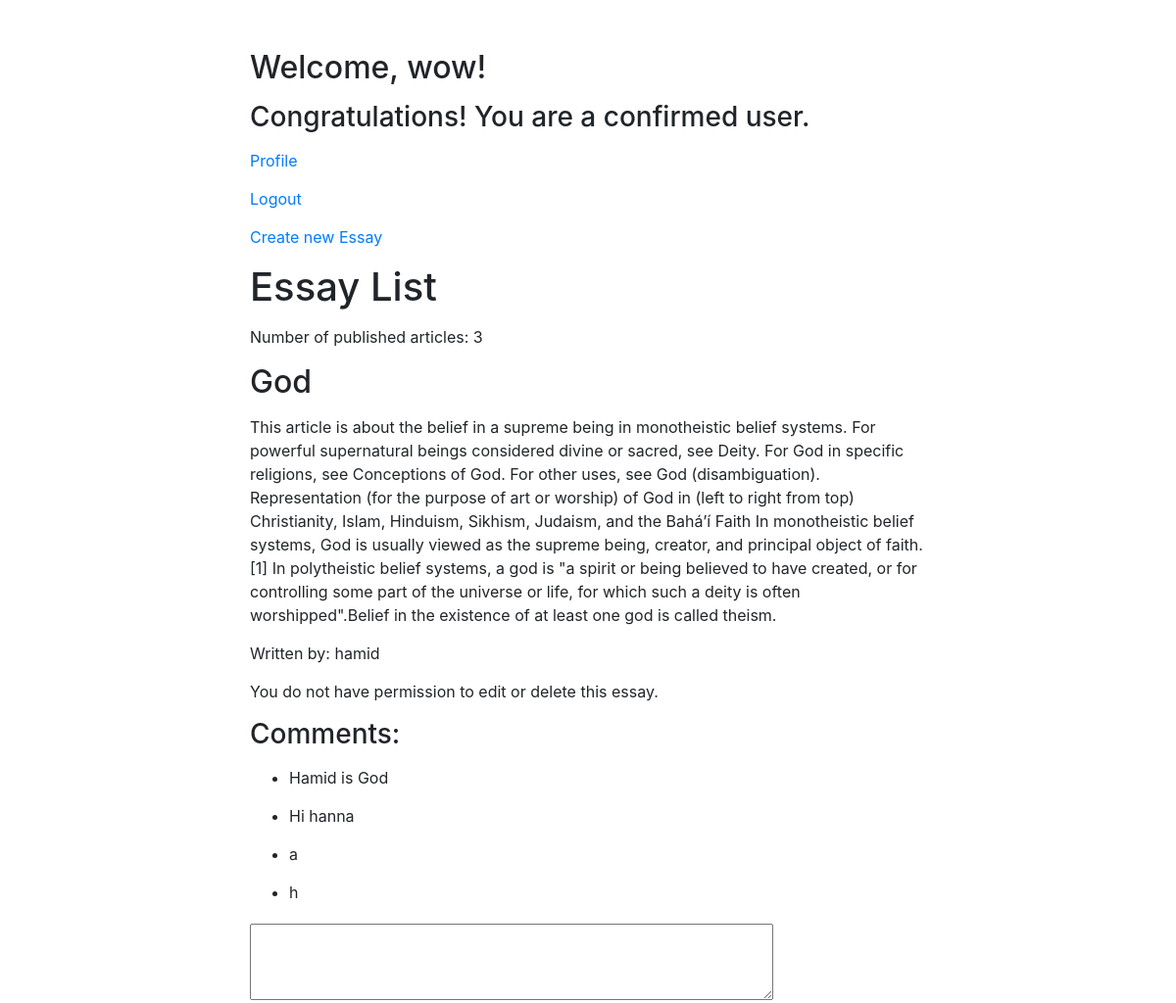
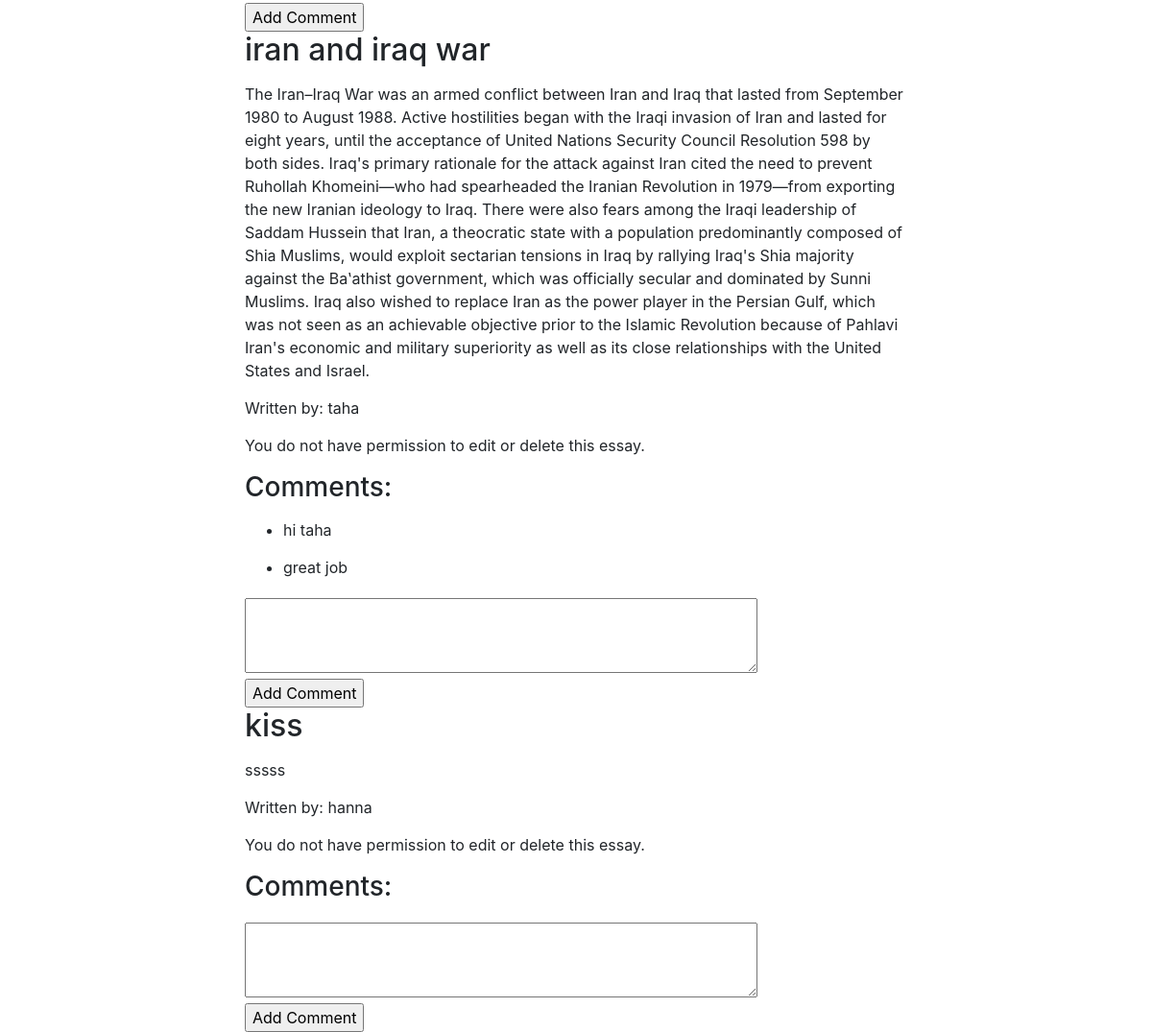
Screenshot of / (signed in) with the database file from the repository (2 pictures, top to bottom).
### essay/models.py (models this page shows, shortened)
class Essay(models.Model):
    author = models.ForeignKey(Profile_authors , null=True
                              ,on_delete=models.SET_NULL)
    title = models.CharField(max_length=100)
    content = models.TextField()
    timestamp = models.DateTimeField(auto_now_add=True)

class Comment(models.Model):
    essay = models.ForeignKey(Essay, on_delete=models.CASCADE)
    text = models.TextField()
    timestamp = models.DateTimeField(auto_now_add=True)
    is_approved = models.BooleanField(default=False)

### authors/models.py (models this page shows, shortened)
class Profile_authors(models.Model):
    user = models.OneToOneField(User,on_delete=models.CASCADE,null=True,blank=True)
    username = models.CharField(max_length=200,blank=True,null=True)
    email = models.EmailField(max_length=500,blank=True,null=True)
    bio =  models.TextField(max_length=100,blank=True,null=True)
    id = models.UUIDField(default=uuid.uuid4 , unique=True,primary_key=True,editable=False)
    confirmation = models.BooleanField(default=False)

### essay/views.py (the view)
# urls.py: path('', essay_list, name='essay_list'),
def essay_list(request):
    essays = Essay.objects.all()
    return render(request, 'essay_list.html', {'essays': essays})

### essay/templates/essay_list.html (shortened to what this page needs)
<!DOCTYPE html>
<html lang="en">
<head>
    <link href="https://maxcdn.bootstrapcdn.com/bootstrap/4.0.0/css/bootstrap.min.css" rel="stylesheet">
</head>
<body>
    <div class="container">
        {% if user.is_authenticated %}
            {% if user.is_superuser %}
                <h2>Welcome, Superuser {{ user.username }}!</h2>
                <p><a href="{% url 'logout' %}">Logout</a></p>
                <p><a href="{% url 'comment_approval_page' %}">Comment Approval Page</a></p>
                <p><a href="{% url 'confirmation' %}">Confirmation Authors Page</a></p>
            {% else %}
                <h2>Welcome, {{ user.username }}!</h2>
                {% if user.profile_authors.confirmation %}
                    <h3>Congratulations! You are a confirmed user.</h3>
                {% else %}
                    <h4>You are not yet confirmed.</h4>
                {% endif %}
                <p><a href="{% url 'profiles' %}">Profile</a></p>
                <p><a href="{% url 'logout' %}">Logout</a></p>
                <p><a href="{% url 'add_essay' %}">Create new Essay</a></p>
            {% endif %}
        {% else %}
            <p>You are not logged in. Please <a href="{% url 'login' %}">log in</a> or <a href="{% url 'register' %}">register</a>.</p>
        {% endif %}
        <h1>Essay List</h1>
        <p>Number of published articles: {{ essays.count }}</p>
        {% for essay in essays %}
            <div>
                <h2>{{ essay.title }}</h2>
                <p>{{ essay.content }}</p>
                <p>Written by: {{ essay.author.username }}</p>
                {% if user.is_authenticated %}
                    {% if essay.author == user.profile_authors and essay.author.confirmation %}
                        <a class="btn btn-primary btn-sm" href="{% url 'update_essay' pk=essay.id %}">Update Essay</a>
                        <a class="btn btn-primary btn-sm" href="{% url 'delete_essay' pk=essay.id %}">Delete Essay</a>
                    {% else %}
                        <p>You do not have permission to edit or delete this essay.</p>
                    {% endif %}
                {% endif %}
                <h3>Comments:</h3>
                <ul>
                    {% for comment in essay.comment_set.all %}
                        {% if comment.is_approved %}
                            <li>{{ comment.text }}</li>
                        {% else %}
                            <li><em>Comment is not approved</em></li>
                        {% endif %}
                    {% endfor %}
                </ul>
                <form method="post" action="{% url 'add_comment' essay.id %}">
                    <textarea name="text" rows="3" cols="50" required></textarea><br>
                    <input type="submit" value="Add Comment">
                </form>
            </div>
        {% endfor %}
    </div>
</body>
</html>

### essay/templates/essay_list.html (style rules this page uses)
body { margin-top: 50px; text-align: center; margin-bottom: 10 px; }
.container { margin: auto; width: 60%; text-align: left; }
h1, h2, h3, h4, p, li { margin-bottom: 15px; }
form { margin-top: 20px; }

### rows the page displays
Essay: title "God", content "This article is about the belief in a supreme being in monotheistic belief systems. For powerful supernatural beings considered divine or sacred, see Deity. For God in specific religions, see Conceptions of God. For other uses, see God (disambiguation). Representation (for the purpose of art or worship) of God in (left to right from top) Christianity, Islam, Hinduism, Sikhism, Judaism, and the Baháʼí Faith In monotheistic belief systems, God is usually viewed as the supreme being, creator, and principal object of faith.[1] In polytheistic belief systems, a god is \"a spirit or being believed to have created, or for controlling some part of the universe or life, for which such a deity is…", author.username "hamid", shows "You do not have permission to edit or delete this essay."
Comment: text "Hamid is God"
Comment: text "Hi hanna"
Comment: text "a"
Comment: text "h"
Essay: title "iran and iraq war", content "The Iran–Iraq War was an armed conflict between Iran and Iraq that lasted from September 1980 to August 1988. Active hostilities began with the Iraqi invasion of Iran and lasted for eight years, until the acceptance of United Nations Security Council Resolution 598 by both sides. Iraq's primary rationale for the attack against Iran cited the need to prevent Ruhollah Khomeini—who had spearheaded the Iranian Revolution in 1979—from exporting the new Iranian ideology to Iraq. There were also fears among the Iraqi leadership of Saddam Hussein that Iran, a theocratic state with a population predominantly composed of Shia Muslims, would exploit sectarian tensions in Iraq by rallying Iraq's Shia…", author.username "taha", shows "You do not have permission to edit or delete this essay."
Comment: text "hi taha"
Comment: text "great job"
Essay: title "kiss", content "sssss", author.username "hanna", shows "You do not have permission to edit or delete this essay."

### other values shown
{{ user.username }} "wow"
{{ essays.count }} "3"
